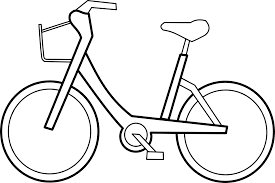
#> input picture 2024-2025/Lectures/code/images/bikeBW.png, 275 x 183 px, found by its file name
$ jupyter execute --allow-errors 01_imgProcessingBasics.ipynb
#> lines starting #> are read from the running program, lines starting #| are printed output that depends on the picture
# Procesarea imaginilor

**De ce?**
- Îmbunătăţirea calităţii imaginilor
- Reducerea zgomotolui şi a altor defecte
- Evidenţierea anumitor zone
- Determinarea contururilor
- Extragerea de informaţii

**Aplicaţii**
- Recunoaşterea caracterelor
- Recunoaşterea amprentelor
- Prelucrarea imaginilor medicale
- Prelucrarea imaginilor din satelit

**Bibliografie**
- Richard Szeliski, Computer Vision: Algorithms and Applications, Springer, 2010 [link](http://szeliski.org/Book/drafts/SzeliskiBook_20100903_draft.pdf)
- Forsyth, D. A., & Ponce, J. (2003). A modern approach. Computer vision: a modern approach, 17, 21-48. [link](https://cdn.preterhuman.net/texts/science_and_technology/artificial_intelligence/Computer%20Vision%20A%20Modern%20Approach%20-%20Forsyth%20,%20Ponce.pdf)
- A painter`s take on vision and color (very extensive!) [link](http://handprint.com/LS/CVS/color.html)

Cuprins
- [1. Captarea imaginilor şi reprezentarea lor](#captarea-imaginilor-şi-reprezentarea-lor)
- [2. Operaţii asupra imaginilor](#operaţii-asupra-imaginilor)
- [3. Extragerea de informaţii relevante din imagini (capitolul viitor)](2024-2025\Lectures\code\imgProcessingAttributes.ipynb)

<a name="captarea-imaginilor-şi-reprezentarea-lor"></a>
## 1. Captarea imaginilor şi reprezentarea lor

### Captare
- Foto
- Video

### Reprezentare
1. În domeniul spaţial (geometric)
- Imaginea = un ansamblu de valori plasate dupa o formă spaţială (regulată sau nu) de dimensiune supra-unitară (plan, spaţiu, dar nu dreaptă)
- Matrice de pixeli (picture elemnt)
- Reprezentare intuitivă dpdv al ochiului uman

2. În domeniul frecvenţelor (spectral)
- Imaginea = un ansamblu de frecvenţe care compun imaginea (culoare – frecvenţă – lungime de undă (IP) – amplitudine)
- Imaginea = semnal bidimensional
- Grafic, pe OX, OY se află distribuţia frecvenţelor pe cele 2 axe ale imaginii, iar culoarea pixelilor va reprezenta amplitudinea (mai deschis înseamnă amplitudine superioară)
- Reprezentare f. utilă în procesele de analiză, comprimare şi prelucrare a imaginilor

### Reprezentarea in domeniul spatial

Imaginea = ansamblu de pixeli

Tipologia imaginilor în domeniul spaţial (geometric)

1. După valoarea unui pixel

    - imagini scalare – orice valoare este un scalar (intensitatea luminoasă, distanţa, temperatura)
        * imagini monocrome (binare) -> 0/1
        * imagini alb-negru (cu nivele de gri) -> 8 biţi (0 - negru, 255 - alb)

    - imagini vectoriale – orice valoare este un vector; imaginea vectorială = sandwich de imagini scalare
        * imagini color – vectori de 3 componente

        * imagini satelitare – vectori de 3-200 componente

        * imagini termografice – vectori de 2-5 componente în bandă de infraroşu

2. Dupa spatiul de culori folosit

    - imagini RGB (Red, Green, Blue)

    - imagini HSV (Hue, Saturation, Value)
        * saturare mai mare -> culoare mai intensa
        * valoare mai mare -> culoare mai deschisa


### Interpolarea si redimensionarea imaginilor

Imaginea ca functie:
> $Im : I \times I \rightarrow R$ sau $Im : I \times I \times I \rightarrow R$

<!-- > $Im` : R \times I \rightarrow R$ sau $Im` : R \times R \times I \rightarrow R$ -->

Redimensionarea = creseterea in dimensiune (pt o imagine RGB, cresc doar primele 2 dimensiuni W si H) => apar pixeli noi carora trebuie sa le fie asignata o valoare sau dispar pixeli -> Cum? => Prin interpolare

- cel mai apropiat vecin
    > noul pixel va avea valoarea $Im(round(x), round(y), z)$
    * efect: imagine cu blocuri
    * probleme: aproximarea la NN
- biliniara
    > noul pixel va avea valoarea
    * bazata pe 4 vecini
    * math: polinom de gradul 2
- bicubica
    * bazata pe 16 vecini
    * math: polinom de gradul 3
    * mai fina decat interpolarea biliniara

<a name="operatii-asupra-imaginilor"></a>
## 2 Operaţii asupra imaginilor

### 2.1. Operaţii geometrice

Info:
- Pentru reprezentarea spaţială a imaginilor
- Nu modifică valorile pixelilor (compoziţia)
- Modifică aşezarea lor spaţială (structura)

Tipuri:
- Translaţie: Modificarea după o traiectorie dreaptă a coordonatelor unui pixel

> x’ = x + Tx

> y’ = y + Ty

- Rotaţie: Modificarea după o traiectorie circulară a coordonatelor unui pixel (Coordonate carteziene $\leftarrow$ coordonate polare)

> x = r * cos(Ө)

> y = r * sin(Ө)

> x’ = r * cos(Ө + φ)

> y’ = r * sin(Ө + φ)

- Oglindire faţă de o axă de simetrie

De exemplu, oglindire fata de Ox:
> x’ = x

> y’ = -y

### 2.2. Operaţii de îmbunătăţire

- Originale sau nu
- Prin accentuarea unor caracteristici
    * Muchii
    * Contururi
    * Contrast
- Nu modifică cantitatea de informaţie din imagine
- Modificarea valorii unor pixeli
- Reducerea degradărilor perceptuale sau aleatoare:
    * Contrast scăzut
    * Imagine supra- sau sub-expusă
    * Zgomot suprapus peste semnalul util

Pentru reprezentarea spaţială avem, in funcţie de numărul de pixeli din imaginea iniţială folosiţi pentru calculul valorii unui pixel în imaginea prelucrată:
- Operaţii punctuale 1 – 1
- Operaţii de vecinătate (locale) k – 1
- Operaţii integrale (unitare) nxm – 1

1. Operaţii punctuale 1 – 1: g(x,y)=Ø(f(x,y))

- Negativarea imaginilor
    > Ø(x)=(L-1)-x, de obicei L = 256

    > Ø((R,G,B))=((L-1)-R,(L-1)-G,(L-1)-B))

    Utilitate: Imagini negative (de tip peliculă)

[cell 1]
# negative of an image
import os
import matplotlib.pyplot as plt
from skimage import util, io

# read an image
crtDir =  os.getcwd()
# an image with a lot of white...a bad example
# filePath = os.path.join(crtDir, 'sem1', 'bike.png')
#  an image with more uniform distributed colours
filePath = os.path.join(crtDir, 'images', 'bikeBW.png')
img = io.imread(filePath)
#> img is the input picture: shape (183, 275, 3); min 0, max 255, mean 234.5

print(img)
#> (printed output is left out)

negImg = util.invert(img)
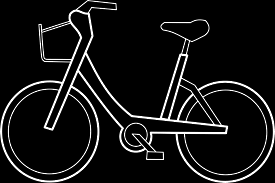
#> negImg: shape (183, 275, 3); min 0, max 255, mean 20.5


fig, (ax1, ax2) = plt.subplots(1, 2, figsize=(16, 8), sharex=True, sharey=True)
ax1.imshow(img, cmap=plt.cm.gray)
ax1.set_title('Input image')

ax2.imshow(negImg, cmap=plt.cm.gray)
ax2.set_title('Negative image')
plt.show()
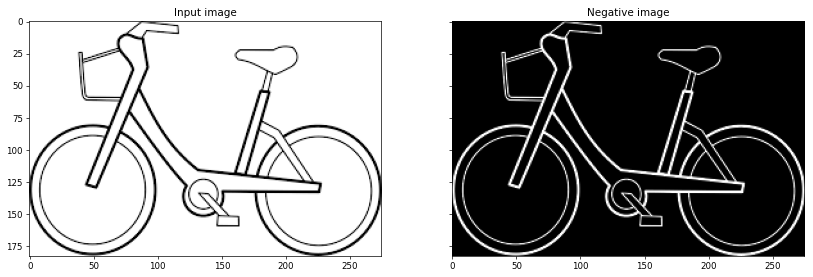
#> figure drawn by matplotlib, 2 panels

- Modificarea contrastului

    * Liniară

        - Pantă subunitară – apropierea nivelelor de gri
        - Pantă supraunitară – depărtarea nivelelor de gri
        - Caz particular: întinderea maximă a contrastului
            * Nivelele de gri din [a,b] vor fi distanţate
            * Restul nivelelor de gri vor fi înlocuite cu alb, respectiv negru
            * Caz particular: binarizarea (a = b)

    * Logaritmică $\Phi(x)= c \log (1 + x)$
        - c – factor de scalare

    * Pow-low (gamma correction) $\Phi(x)= c x^\gamma$

[cell 2]
# contrast adjustment
from skimage import exposure
import os
import matplotlib.pyplot as plt
from skimage import util, io

# read an image
crtDir =  os.getcwd()
filePath = os.path.join(crtDir, 'images', 'bikeGray.jpg')
img = io.imread(filePath)
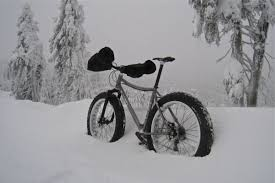
#> input picture 2025-2026/Lectures/code/images/bikeGray.jpg, 275 x 183 px
#> img is the input picture: shape (183, 275, 3); mean R, G, B 146.5, 146.2, 149

gammaCorrectedImg = exposure.adjust_gamma(img, 2)
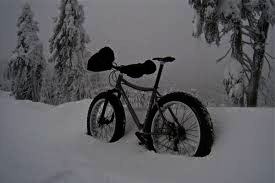
#> gammaCorrectedImg: shape (183, 275, 3); mean R, G, B 90.7, 90.5, 94.1
logCorrectedImg = exposure.adjust_log(img, 1)
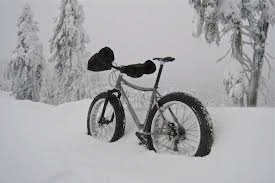
#> logCorrectedImg: shape (183, 275, 3); mean R, G, B 164.2, 164, 166.5

fig, (ax1, ax2, ax3) = plt.subplots(1, 3, figsize=(16, 8), sharex=True, sharey=True)
ax1.imshow(img, cmap=plt.cm.gray)
ax1.set_title('Input image')

ax2.imshow(gammaCorrectedImg, cmap=plt.cm.gray)
ax2.set_title('Image with gamma correction')

ax3.imshow(logCorrectedImg, cmap=plt.cm.gray)
ax3.set_title('Image with log correction')

plt.show()

- Decuparea

    * Cu păstrarea fundalului

    * Fără păstrarea fundalului

    > Utilitate: decuparea regiunilor de temperatură joasă reprezentate de nori din imaginile obţinute de un satelit meteo

2. Operaţii de vecinătate (locale) k – 1

În funcţie de scop:
- op. care vizează reducerea zgomotului sau a altor defecte (filtrare) -> filtre trece-jos
- op. care vizează accentuarea detaliilor (evidenţierea muchiilor, a contururilor, etc) -> filtre trece-sus

În funcţie de tip
- op. liniare -> combinaţii liniare între pixeli vecini
- op. neliniare -> combinaţii complexe între pixeli

Tehnici de filtrare
- Filtrare prin tehnica ferestrei glisante -> convoluţie bidimensională
    * Filtru = mască de filtrare (convoluţie) = formă + coeficienţi + origine = kernel
    * Convoluţie = schimbarea intensităţii unui pixel a.î. să reflecte intensitatea pixelilor vecini
- Filtrare prin estimare statistică
- Filtrare prin clustering

**Convolutii cu filtre liniare**

Ideea: noua valoare a pixelui = combinaţie liniară a mai multor pixeli din imaginea originală (principiul superpoziţiei)
> $g(m,n) = \sum{\sum_{(k,l) \in W}{w_{k,l} * f(m - k, n - l)}}$, unde
>> W – o structură de puncte -> vecinătate, iar
>> $w_{k,l}$ – coeficienţii filtrului (tehnica ferestri glisante)

[cell 3]
import numpy as np
import scipy.signal as signal

arr1 = [1, 2, 3]
arr2 = [4, 5, 6]


res = np.dot(arr1, arr2)
print("dot product of ", arr1, " and ", arr2, " is: ", res)

res = np.convolve(arr1, arr2)
print("convolution of     ", arr1, " and ", arr2, " is: ", res)

res = signal.fftconvolve(arr1, arr2)
print("fft convolution of ", arr1, " and ", arr2, " is: ", res)

[cell 4]
import timeit
import numpy as np

length = 1000000
arr1 = np.random.random(length)
arr2 = np.random.random(length)

# code snippet to be executed only once
mysetup = "from numpy import dot"

# code snippet whose execution time is to be measured
mycode1 = '''
def dot_multiplication():
    res = np.dot(arr1, arr2)
'''

mycode2 = '''
def convolution():
    res = np.convolve(arr1, arr2)
'''

mycode3 = '''
def fft_convolution():
    res = signal.fftconvolve(arr1, arr2)
'''


print("time (dot multiplication): ", timeit.timeit(setup = mysetup, stmt = mycode1, number = 1))
print("time (convoltuion): ", timeit.timeit(setup = mysetup, stmt = mycode1, number = 1))
print("time (FFT convolution): ", timeit.timeit(setup = mysetup, stmt = mycode1, number = 1))

#> (a cell that did not finish here is left out)

Tipologie
- Filtre de netezire
    * Suma coeficienţilor = 1
    * Filtru de mediere: Toţi coeficienţii sunt egali ($=\frac{1}{k^2}$) - eg. BoxBlur, GaussianBlur
- Filtre de detectare a contururilor -> filtre trece-sus
    * Suma coeficienţilor = 0 (eg. Canny)
    * Filtre de accentuare a contrastelor
- Filtre derivative

[cell 6]
import os
import numpy as np
# read an image
crtDir =  os.getcwd()
filePath = os.path.join(crtDir, 'images', 'bikeGray.jpg')
# filePath = os.path.join(crtDir, 'images', 'bike.png')
img = io.imread(filePath)

imgMatrix = []
for i in range(0, img.shape[0]):
    row = []
    for j in range(0, img.shape[1]):
        row.append(img.item(i, j, 0))
    imgMatrix.append(row)
#> after the loop, imgMatrix = 183 items
imgMatrix = np.array(imgMatrix)

# high-pass filter
kernelEdgeCanny = np.array([[-1, -1, -1],
                            [-1, 8, -1],
                            [-1, -1, -1]])
#> (the rest of this cell did not finish here and is left out)

  <font color='green'> **HW: try to apply the above convolutions for an RGB image** </font>

**Convolutii cu Filtre neliniare**

Tehnica ferestrei glisante -> ordonarea pixelilor

Tipologie
- Filtre de ordine
    * Filtru median -> eliminarea zgomotului “sare şi piper”
    * Filtru de minim
    * Filtru de maxim
- Filtre adaptive -> modificarea formei şi a coeficienţilor ferestrei de filtrare
    * Filtre bazate pe distanţă (relativă) – coeficienţii se calculează în funcţie de distanţa dintre punctul respectiv şi un punct fix
    * Filtre bazate pe orientare -> fereastra are formă liniară, orientată după o anumită direcţie
    * Filtre distanţă-direcţie – combinaţia celor 2 filtre precedente

3. Operaţii integrale (unitare) nxm – 1

Cateva operatii posibile
- Egalizarea histogramei (Scop: manipularea contrastului)
- Transformarea Fourier discretă
- Transformarea cosinus discretă
- Transformarea sinus discretă
- Transformarea Walsh-Hadamard
- Transformarea Karhaunen-Loeve

** Histograma nivelurilor de gri **

Ideea:
- O funcţie care asociază fiecărui nivel de gri prezent în imagine frecvenţa sa (relativă) de apariţie
- Estimarea densităţii de probabilitate

Utilitate
- Îmbunătăţirea constrastului
- Îmbunătăţirea luminozităţii -> segmentarea imaginii
Ne-ajunsuri
- Lipsa informaţiilor privind
    * locaţia pixelilor
    * poziţia relativă a pixelilor

[cell 7]
# image histogram

import matplotlib.pyplot as plt
from skimage import io
import os
# read an image
crtDir =  os.getcwd()
# an image with a lot of white...a bad example
# filePath = os.path.join(crtDir, 'sem1', 'bike.png')
#  an image with more uniform distributed colours
filePath = os.path.join(crtDir, 'images', 'bike2.png')
# two images with low contrast
# filePath = os.path.join(crtDir, 'sem1', 'bike4.png')
# filePath = os.path.join(crtDir, 'sem1', 'bike5.png')
img = io.imread(filePath)
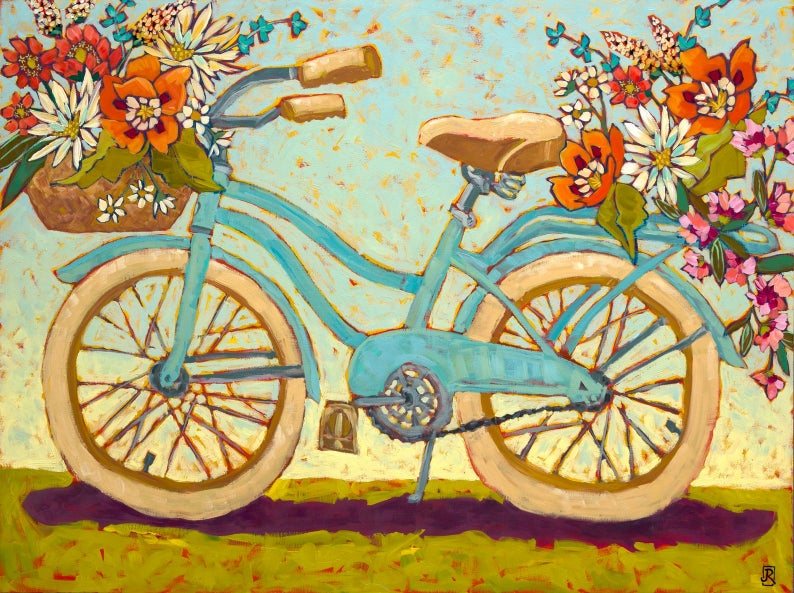
#> input picture 2025-2026/Lectures/code/images/bike2.png, 794 x 593 px
#> img is the input picture: shape (593, 794, 3); mean R, G, B 175.5, 159.8, 110.3
plt.imshow(img)
plt.show()

[cell 8]
n, bins, patches = plt.hist(img.ravel(), bins = 256)
#> n = 256 values, max 24991 at index 0, min 1418 at index 254, mean 5517.7; bins = 257 values from 0 to 255; patches = 256 items
plt.title('Histogram of all colours')
plt.show()
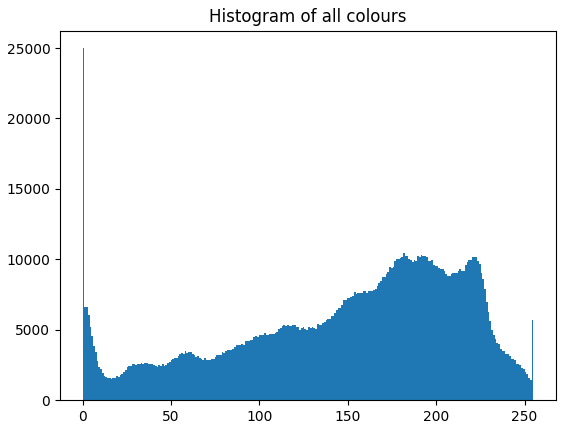
#> figure drawn by matplotlib, 1 panel; tallest bar 24991 high, from x = 0 to 0.996

[cell 9]
# histo of all pixels (a mixed of all three channels)
_ = plt.hist(img.ravel(), bins = 256, color = 'orange', )
# histo over the red channel
_ = plt.hist(img[:, :, 0].ravel(), bins = 256, color = 'red', alpha = 0.5)
# histo over the green channel
_ = plt.hist(img[:, :, 1].ravel(), bins = 256, color = 'Green', alpha = 0.5)
# histo over the blue channel
_ = plt.hist(img[:, :, 2].ravel(), bins = 256, color = 'Blue', alpha = 0.5)
_ = plt.xlabel('Intensity Value')
_ = plt.ylabel('Count')
_ = plt.legend(['Total', 'Red_Channel', 'Green_Channel', 'Blue_Channel'])
plt.show()
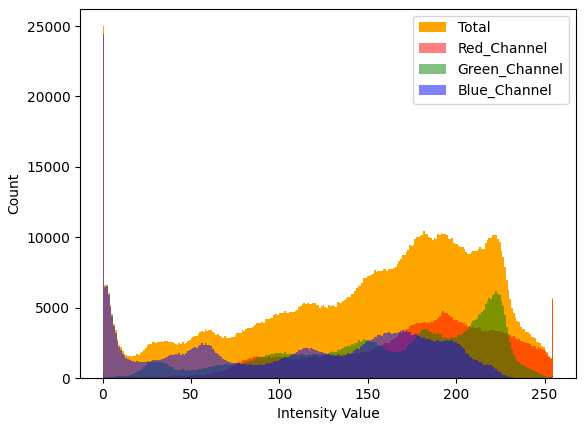
#> figure drawn by matplotlib, 1 panel; tallest bar 24991 high, from x = 0 to 0.996; tallest bar 5555 high, from x = 254 to 255; tallest bar 6187 high, from x = 222.1 to 223.1

Egalizarea histogramei - reprezintă o operaţie de accentuare a contrastului şi are ca scop obţinerea unei histograme uniforme

> Algoritm
    >> Se calculează histograma h(x) imaginii
>
    >> Se calculează histograma cumulativă hc(x)
>
    >> Se calculează noile nivele de gri: x’=(hc(x)-hcmin)/(hcmax-hcmin)*(L-1)+0.5

[cell 10]
# histogram equalisation => increases the constrast
from skimage import exposure

imgHistoEq = exposure.equalize_hist(img)
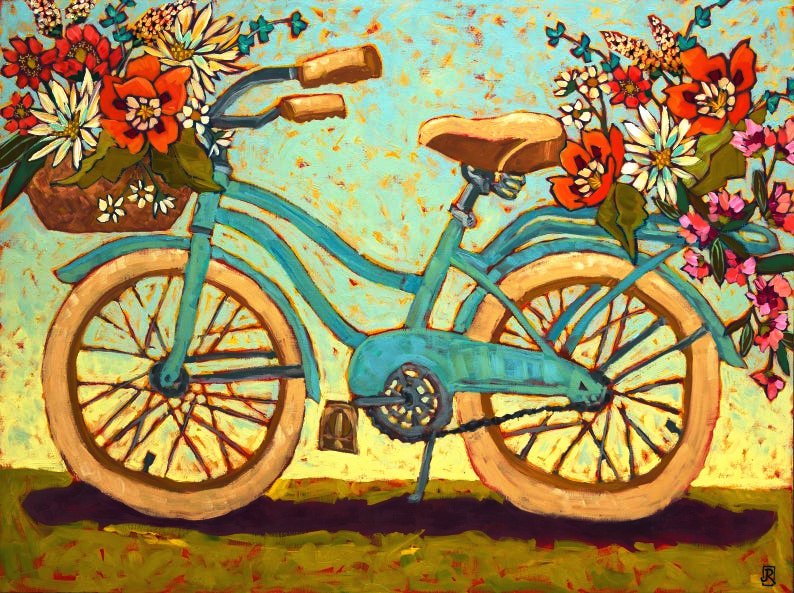
#> imgHistoEq: shape (593, 794, 3) float64; mean R, G, B 0.614, 0.549, 0.344
plt.imshow(imgHistoEq)

[cell 11]
n, bins, patches = plt.hist(imgHistoEq.ravel(), bins = 256)
#> n = 256 values, max 24991 at index 0, min 0 at index 96, mean 5517.7; bins = 257 values from 0.0177 to 1
plt.title('Histogram of img after histogram equalisation')
plt.show()
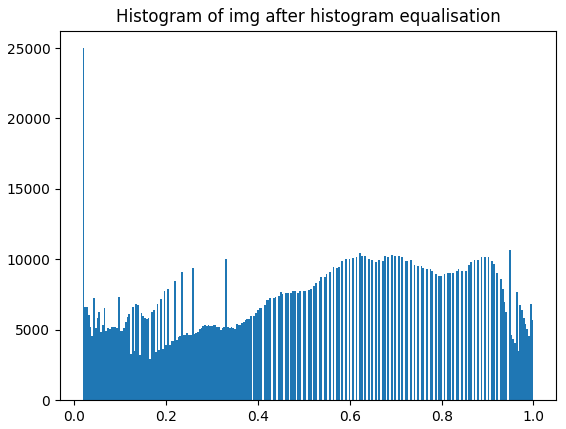
#> figure drawn by matplotlib, 1 panel; tallest bar 24991 high, from x = 0.0177 to 0.0215
